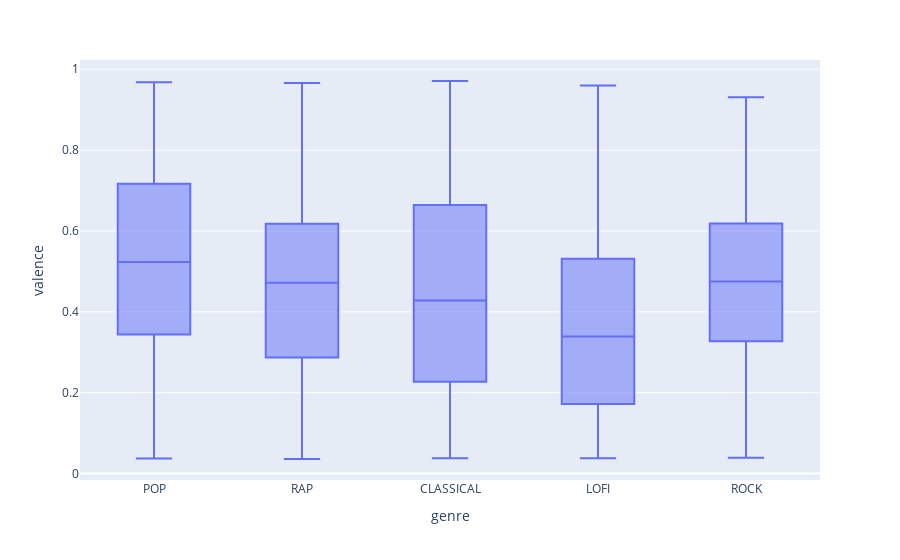

Notebook code cell kept with this figure:
### Markdown cell above
valence

### Code cell
px.box(genre_df, x='genre', y='valence')

### Figure 1 — Plotly figure (JSON) as saved in the notebook; plotly's stock layout.template omitted (floating-point values rounded to 4 significant figures; data arrays with more than 128 entries replaced by an {"elided": "..."} marker saying what was removed)
{"data": [{"alignmentgroup": "True", "hovertemplate": "genre=%{x}<br>valence=%{y}<extra></extra>", "legendgroup": "", "marker": {"color": "#636efa"}, "name": "", "notched": false, "offsetgroup": "", "orientation": "v", "showlegend": false, "type": "box", "x": {"elided": "1363 str values"}, "x0": " ", "xaxis": "x", "y": {"elided": "1363 float values"}, "y0": " ", "yaxis": "y"}], "layout": {"boxmode": "group", "legend": {"tracegroupgap": 0}, "margin": {"t": 60}, "xaxis": {"anchor": "y", "domain": [0, 1], "title": {"text": "genre"}}, "yaxis": {"anchor": "x", "domain": [0, 1], "title": {"text": "valence"}}}}
